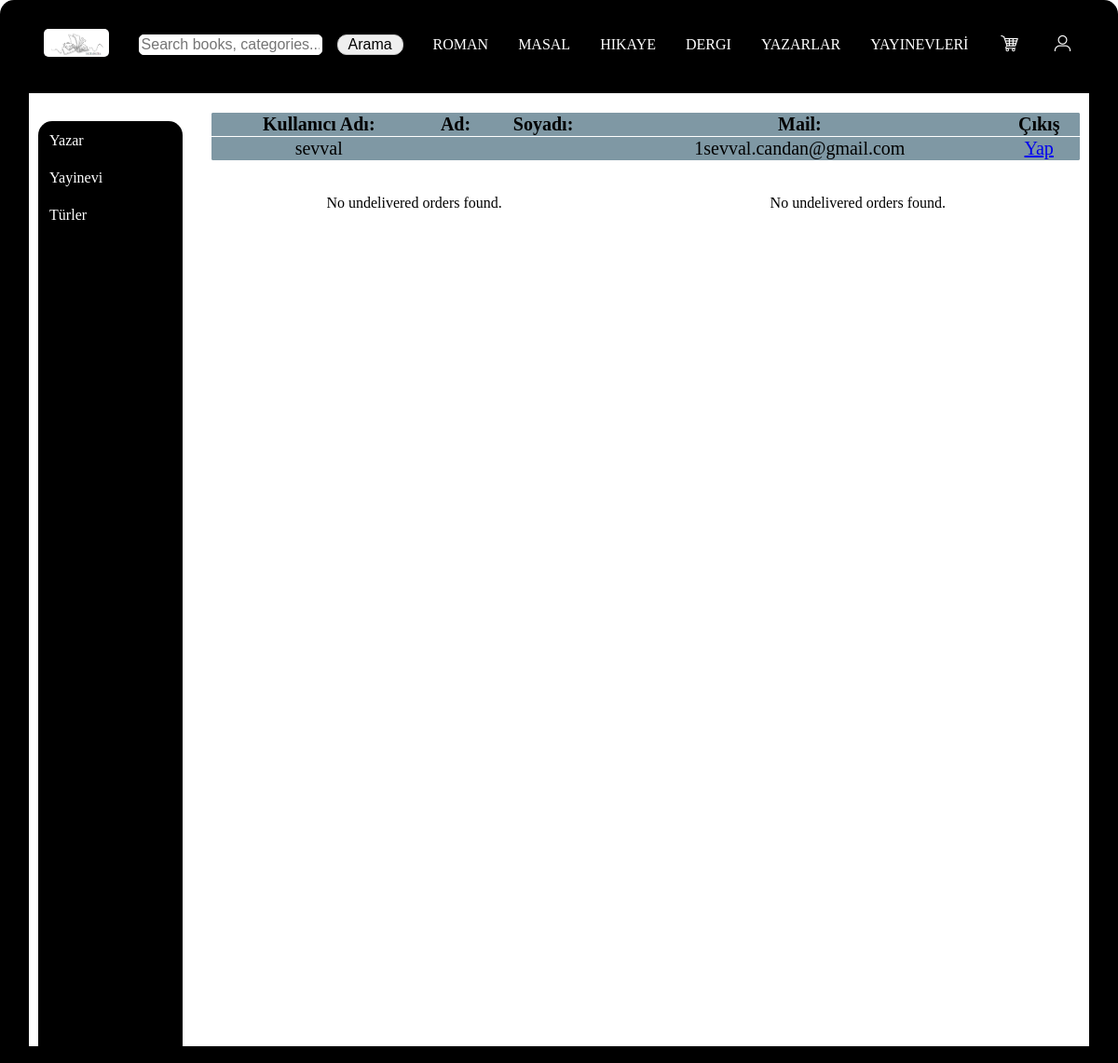
Page /store/users/ (signed in) on the earlier database version.
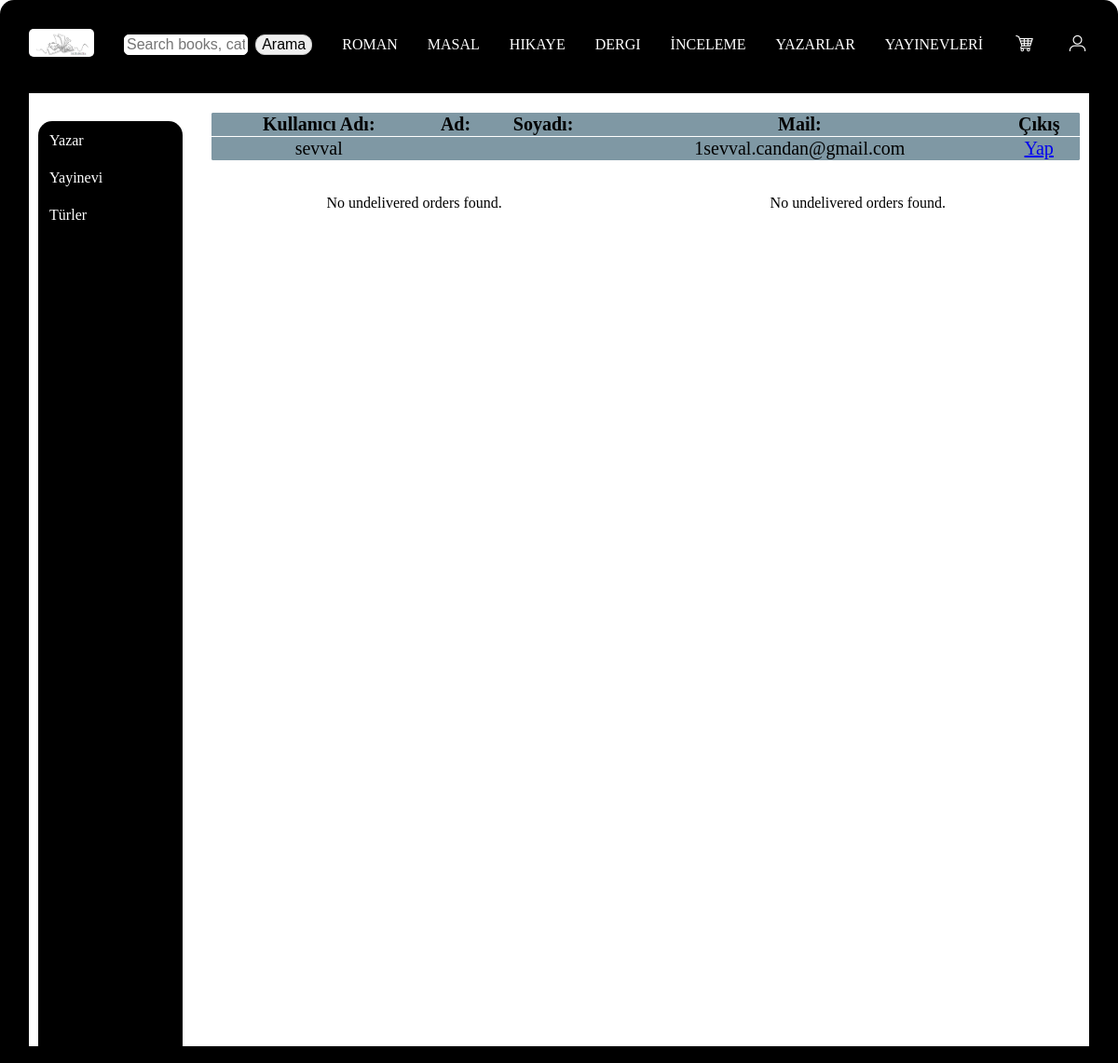
Same page on the later database version.
### store/models.py (models this page shows, shortened)
class Category(models.Model):
    name = models.CharField(max_length=64)

### store/views.py (the view)
# urls.py: path('users/', views.user_store, name = 'user'),
def user_store(request):
    return user(request)

### store/templates/store/user.html (shortened to what the changed rows need)
{% load static %}
<!DOCTYPE html>
<html>
    <head>
        <link rel="stylesheet" href="{% static 'store/user.css' %}">
    </head>
    <body>
        <div class="grid-container">
            <div  class="grid-item-2">
                <table  align="center" cellspacing="30">
                    <tr>
                        {% for category in categories %}
                            <td><a href="{% url 'category_page' category.name %}">{{ category.name|upper }}</a></td>
                        {% endfor %}
                    </tr>
                </table>
            </div>
        </div>
    </body>
</html>

Differences in the rows shown:
added Category: name "İNCELEME"
